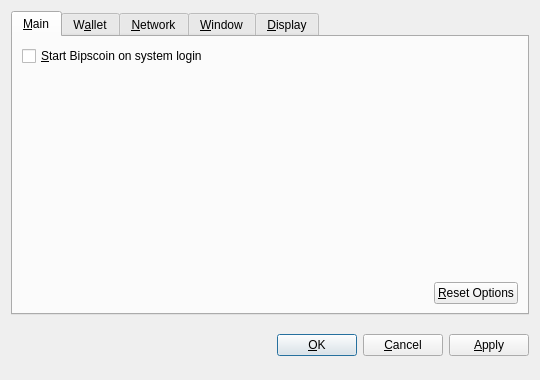
<?xml version="1.0" encoding="UTF-8"?>
<ui version="4.0">
 <class>OptionsDialog</class>
 <widget class="QDialog" name="OptionsDialog">
  <property name="geometry">
   <rect>
    <x>0</x>
    <y>0</y>
    <width>540</width>
    <height>380</height>
   </rect>
  </property>
  <property name="windowTitle">
   <string>Options</string>
  </property>
  <property name="modal">
   <bool>true</bool>
  </property>
  <layout class="QVBoxLayout" name="verticalLayout">
   <item>
    <widget class="QTabWidget" name="tabWidget">
     <property name="tabPosition">
      <enum>QTabWidget::North</enum>
     </property>
     <property name="currentIndex">
      <number>0</number>
     </property>
     <widget class="QWidget" name="tabMain">
      <attribute name="title">
       <string>&amp;Main</string>
      </attribute>
      <layout class="QVBoxLayout" name="verticalLayout_Main">
       <item>
        <widget class="QCheckBox" name="bitcoinAtStartup">
         <property name="toolTip">
          <string>Automatically start Bipscoin after logging in to the system.</string>
         </property>
         <property name="text">
          <string>&amp;Start Bipscoin on system login</string>
         </property>
        </widget>
       </item>
       <item>
        <spacer name="verticalSpacer_Main">
         <property name="orientation">
          <enum>Qt::Vertical</enum>
         </property>
         <property name="sizeHint" stdset="0">
          <size>
           <width>20</width>
           <height>40</height>
          </size>
         </property>
        </spacer>
       </item>
       <item>
        <layout class="QHBoxLayout" name="horizontalLayout_2_Main">
         <item>
          <spacer name="horizontalSpacer_2_Main">
           <property name="orientation">
            <enum>Qt::Horizontal</enum>
           </property>
           <property name="sizeHint" stdset="0">
            <size>
             <width>40</width>
             <height>20</height>
            </size>
           </property>
          </spacer>
         </item>
         <item>
          <widget class="QPushButton" name="resetButton">
           <property name="toolTip">
            <string>Reset all client options to default.</string>
           </property>
           <property name="text">
            <string>&amp;Reset Options</string>
           </property>
           <property name="autoDefault">
            <bool>false</bool>
           </property>
          </widget>
         </item>
        </layout>
       </item>
      </layout>
     </widget>
     <widget class="QWidget" name="tabWallet">
      <attribute name="title">
       <string>W&amp;allet</string>
      </attribute>
      <layout class="QVBoxLayout" name="verticalLayout_Network">
       <item>
        <widget class="QLabel" name="transactionFeeInfoLabel">
         <property name="text">
          <string>Optional transaction fee per kB that helps make sure your transactions are processed quickly. Most transactions are 1 kB.</string>
         </property>
         <property name="textFormat">
          <enum>Qt::PlainText</enum>
         </property>
         <property name="wordWrap">
          <bool>true</bool>
         </property>
        </widget>
       </item>
       <item>
        <layout class="QHBoxLayout" name="horizontalLayout_1_Main">
         <item>
          <widget class="QLabel" name="transactionFeeLabel">
           <property name="text">
            <string>Pay transaction &amp;fee</string>
           </property>
           <property name="textFormat">
            <enum>Qt::PlainText</enum>
           </property>
           <property name="buddy">
            <cstring>transactionFee</cstring>
           </property>
          </widget>
         </item>
         <item>
          <widget class="BitcoinAmountField" name="transactionFee"/>
         </item>
         <item>
          <spacer name="horizontalSpacer_1_Main">
           <property name="orientation">
            <enum>Qt::Horizontal</enum>
           </property>
           <property name="sizeHint" stdset="0">
            <size>
             <width>40</width>
             <height>20</height>
            </size>
           </property>
          </spacer>
         </item>
        </layout>
       </item>
       <item>
        <widget class="QLabel" name="label">
         <property name="text">
          <string>If you disable the spending of unconfirmed change, the change from a transaction cannot be used until that transaction has at least one confirmation. This also affects how your balance is computed.</string>
         </property>
         <property name="wordWrap">
          <bool>true</bool>
         </property>
        </widget>
       </item>
       <item>
        <widget class="QCheckBox" name="spendZeroConfChange">
         <property name="text">
          <string>Spend unconfirmed change  (experts only)</string>
         </property>
        </widget>
       </item>
       <item>
        <spacer name="verticalSpacer">
         <property name="orientation">
          <enum>Qt::Vertical</enum>
         </property>
         <property name="sizeHint" stdset="0">
          <size>
           <width>20</width>
           <height>40</height>
          </size>
         </property>
        </spacer>
       </item>
      </layout>
     </widget>
     <widget class="QWidget" name="tabNetwork">
      <attribute name="title">
       <string>&amp;Network</string>
      </attribute>
      <layout class="QVBoxLayout" name="verticalLayout_Network">
       <item>
        <widget class="QCheckBox" name="mapPortUpnp">
         <property name="toolTip">
          <string>Automatically open the Bipscoin client port on the router. This only works when your router supports UPnP and it is enabled.</string>
         </property>
         <property name="text">
          <string>Map port using &amp;UPnP</string>
         </property>
        </widget>
       </item>
       <item>
        <widget class="QCheckBox" name="connectSocks">
         <property name="toolTip">
          <string>Connect to the Bipscoin network through a SOCKS proxy (e.g. when connecting through Tor).</string>
         </property>
         <property name="text">
          <string>&amp;Connect through SOCKS proxy:</string>
         </property>
        </widget>
       </item>
       <item>
        <layout class="QHBoxLayout" name="horizontalLayout_Network">
         <item>
          <widget class="QLabel" name="proxyIpLabel">
           <property name="text">
            <string>Proxy &amp;IP:</string>
           </property>
           <property name="textFormat">
            <enum>Qt::PlainText</enum>
           </property>
           <property name="buddy">
            <cstring>proxyIp</cstring>
           </property>
          </widget>
         </item>
         <item>
          <widget class="QValidatedLineEdit" name="proxyIp">
           <property name="maximumSize">
            <size>
             <width>140</width>
             <height>16777215</height>
            </size>
           </property>
           <property name="toolTip">
            <string>IP address of the proxy (e.g. 127.0.0.1)</string>
           </property>
          </widget>
         </item>
         <item>
          <widget class="QLabel" name="proxyPortLabel">
           <property name="text">
            <string>&amp;Port:</string>
           </property>
           <property name="textFormat">
            <enum>Qt::PlainText</enum>
           </property>
           <property name="buddy">
            <cstring>proxyPort</cstring>
           </property>
          </widget>
         </item>
         <item>
          <widget class="QLineEdit" name="proxyPort">
           <property name="maximumSize">
            <size>
             <width>55</width>
             <height>16777215</height>
            </size>
           </property>
           <property name="toolTip">
            <string>Port of the proxy (e.g. 9050)</string>
           </property>
          </widget>
         </item>
         <item>
          <widget class="QLabel" name="socksVersionLabel">
           <property name="text">
            <string>SOCKS &amp;Version:</string>
           </property>
           <property name="textFormat">
            <enum>Qt::PlainText</enum>
           </property>
           <property name="buddy">
            <cstring>socksVersion</cstring>
           </property>
          </widget>
         </item>
         <item>
          <widget class="QValueComboBox" name="socksVersion">
           <property name="toolTip">
            <string>SOCKS version of the proxy (e.g. 5)</string>
           </property>
          </widget>
         </item>
         <item>
          <spacer name="horizontalSpacer_Network">
           <property name="orientation">
            <enum>Qt::Horizontal</enum>
           </property>
           <property name="sizeHint" stdset="0">
            <size>
             <width>40</width>
             <height>20</height>
            </size>
           </property>
          </spacer>
         </item>
        </layout>
       </item>
       <item>
        <spacer name="verticalSpacer_Network">
         <property name="orientation">
          <enum>Qt::Vertical</enum>
         </property>
         <property name="sizeHint" stdset="0">
          <size>
           <width>20</width>
           <height>40</height>
          </size>
         </property>
        </spacer>
       </item>
      </layout>
     </widget>
     <widget class="QWidget" name="tabWindow">
      <attribute name="title">
       <string>&amp;Window</string>
      </attribute>
      <layout class="QVBoxLayout" name="verticalLayout_Window">
       <item>
        <widget class="QCheckBox" name="minimizeToTray">
         <property name="toolTip">
          <string>Show only a tray icon after minimizing the window.</string>
         </property>
         <property name="text">
          <string>&amp;Minimize to the tray instead of the taskbar</string>
         </property>
        </widget>
       </item>
       <item>
        <widget class="QCheckBox" name="minimizeOnClose">
         <property name="toolTip">
          <string>Minimize instead of exit the application when the window is closed. When this option is enabled, the application will be closed only after selecting Quit in the menu.</string>
         </property>
         <property name="text">
          <string>M&amp;inimize on close</string>
         </property>
        </widget>
       </item>
       <item>
        <spacer name="verticalSpacer_Window">
         <property name="orientation">
          <enum>Qt::Vertical</enum>
         </property>
         <property name="sizeHint" stdset="0">
          <size>
           <width>20</width>
           <height>40</height>
          </size>
         </property>
        </spacer>
       </item>
      </layout>
     </widget>
     <widget class="QWidget" name="tabDisplay">
      <attribute name="title">
       <string>&amp;Display</string>
      </attribute>
      <layout class="QVBoxLayout" name="verticalLayout_Display">
       <item>
        <layout class="QHBoxLayout" name="horizontalLayout_1_Display">
         <item>
          <widget class="QLabel" name="langLabel">
           <property name="text">
            <string>User Interface &amp;language:</string>
           </property>
           <property name="textFormat">
            <enum>Qt::PlainText</enum>
           </property>
           <property name="buddy">
            <cstring>lang</cstring>
           </property>
          </widget>
         </item>
         <item>
          <widget class="QValueComboBox" name="lang">
           <property name="toolTip">
            <string>The user interface language can be set here. This setting will take effect after restarting Bipscoin.</string>
           </property>
          </widget>
         </item>
        </layout>
       </item>
       <item>
        <layout class="QHBoxLayout" name="horizontalLayout_2_Display">
         <item>
          <widget class="QLabel" name="unitLabel">
           <property name="text">
            <string>&amp;Unit to show amounts in:</string>
           </property>
           <property name="textFormat">
            <enum>Qt::PlainText</enum>
           </property>
           <property name="buddy">
            <cstring>unit</cstring>
           </property>
          </widget>
         </item>
         <item>
          <widget class="QValueComboBox" name="unit">
           <property name="toolTip">
            <string>Choose the default subdivision unit to show in the interface and when sending coins.</string>
           </property>
          </widget>
         </item>
        </layout>
       </item>
       <item>
        <widget class="QCheckBox" name="displayAddresses">
         <property name="toolTip">
          <string>Whether to show Bipscoin addresses in the transaction list or not.</string>
         </property>
         <property name="text">
          <string>&amp;Display addresses in transaction list</string>
         </property>
        </widget>
       </item>
       <item>
        <widget class="QCheckBox" name="coinControlFeatures">
         <property name="toolTip">
          <string>Whether to show coin control features or not.</string>
         </property>
         <property name="text">
          <string>Display coin &amp;control features (experts only!)</string>
         </property>
        </widget>
       </item>
       <item>
        <spacer name="verticalSpacer_Display">
         <property name="orientation">
          <enum>Qt::Vertical</enum>
         </property>
         <property name="sizeHint" stdset="0">
          <size>
           <width>20</width>
           <height>40</height>
          </size>
         </property>
        </spacer>
       </item>
      </layout>
     </widget>
    </widget>
   </item>
   <item>
    <layout class="QHBoxLayout" name="horizontalLayout_Buttons">
     <item>
      <spacer name="horizontalSpacer_1">
       <property name="orientation">
        <enum>Qt::Horizontal</enum>
       </property>
       <property name="sizeHint" stdset="0">
        <size>
         <width>40</width>
         <height>48</height>
        </size>
       </property>
      </spacer>
     </item>
     <item>
      <widget class="QLabel" name="statusLabel">
       <property name="font">
        <font>
         <weight>75</weight>
         <bold>true</bold>
        </font>
       </property>
       <property name="text">
        <string/>
       </property>
       <property name="textFormat">
        <enum>Qt::PlainText</enum>
       </property>
       <property name="wordWrap">
        <bool>true</bool>
       </property>
      </widget>
     </item>
     <item>
      <spacer name="horizontalSpacer_2">
       <property name="orientation">
        <enum>Qt::Horizontal</enum>
       </property>
       <property name="sizeHint" stdset="0">
        <size>
         <width>40</width>
         <height>48</height>
        </size>
       </property>
      </spacer>
     </item>
     <item>
      <widget class="QPushButton" name="okButton">
       <property name="text">
        <string>&amp;OK</string>
       </property>
      </widget>
     </item>
     <item>
      <widget class="QPushButton" name="cancelButton">
       <property name="text">
        <string>&amp;Cancel</string>
       </property>
       <property name="autoDefault">
        <bool>false</bool>
       </property>
      </widget>
     </item>
     <item>
      <widget class="QPushButton" name="applyButton">
       <property name="text">
        <string>&amp;Apply</string>
       </property>
       <property name="autoDefault">
        <bool>false</bool>
       </property>
      </widget>
     </item>
    </layout>
   </item>
  </layout>
 </widget>
 <customwidgets>
  <customwidget>
   <class>BitcoinAmountField</class>
   <extends>QSpinBox</extends>
   <header>bitcoinamountfield.h</header>
  </customwidget>
  <customwidget>
   <class>QValueComboBox</class>
   <extends>QComboBox</extends>
   <header>qvaluecombobox.h</header>
  </customwidget>
  <customwidget>
   <class>QValidatedLineEdit</class>
   <extends>QLineEdit</extends>
   <header>qvalidatedlineedit.h</header>
  </customwidget>
 </customwidgets>
 <resources/>
 <connections/>
</ui>
